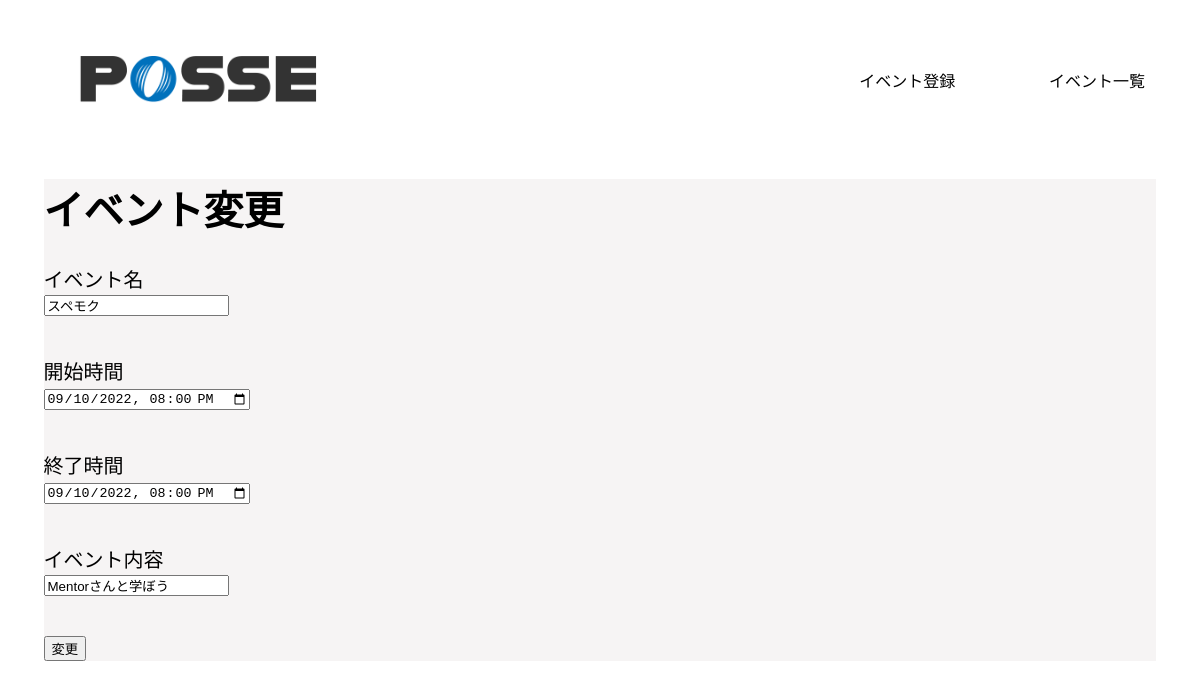
/admin/event_edit.php?id=3 (signed in), run on an earlier commit of the app's database.
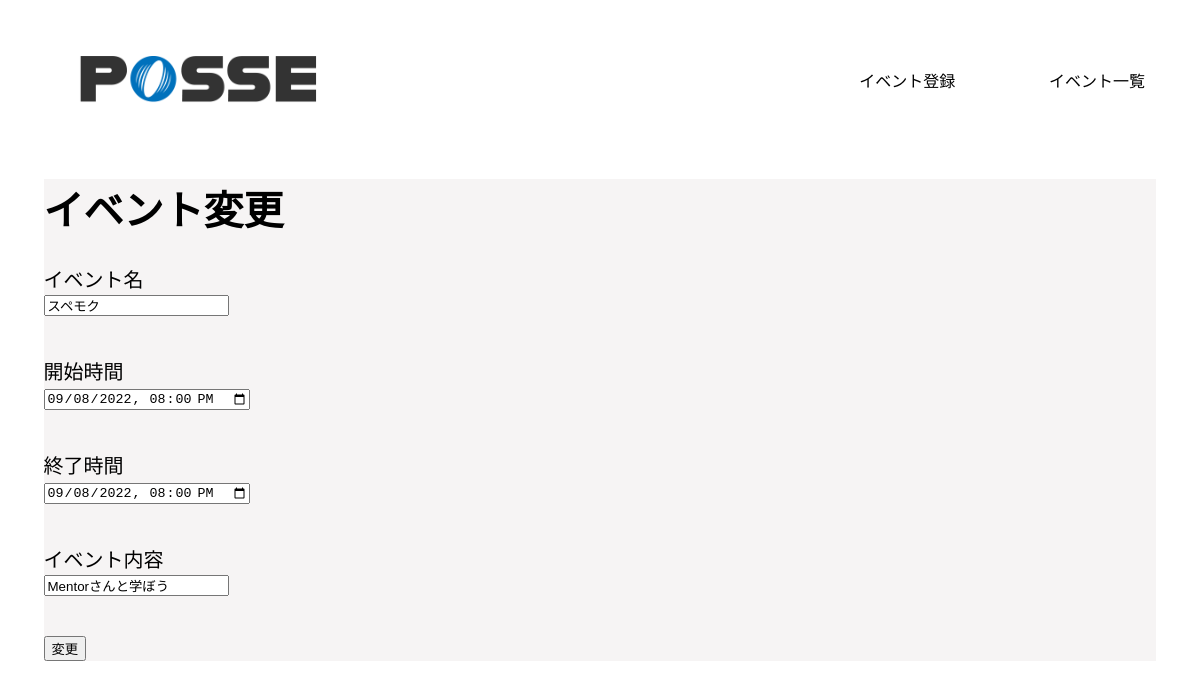
And on a later commit of the database.
### tables this page shows
CREATE TABLE events (
  id INT AUTO_INCREMENT NOT NULL PRIMARY KEY,
  name VARCHAR(255) NOT NULL,
  start_at DATETIME,
  end_at DATETIME,
  event_detail VARCHAR(255),
  created_at DATETIME DEFAULT CURRENT_TIMESTAMP,
  updated_at DATETIME DEFAULT CURRENT_TIMESTAMP ON UPDATE CURRENT_TIMESTAMP,
  deleted_at DATETIME
);

### src/admin/event_edit.php (the view, shortened to what this page needs)
<?php
require('../dbconnect.php');
if (isset($_GET['id'])) {
  $id = htmlspecialchars($_GET['id']);
  $stmt = $db->prepare('SELECT * FROM events WHERE id = ?');
  $stmt->execute(array($id));
  $event = $stmt->fetchAll(pdo::FETCH_ASSOC);
}
?>
<!DOCTYPE html>
<html lang="ja">
<head>
  <link rel="stylesheet" href="../admin/css/admin.css">
</head>
<body>
  <header>
    <div class="header_logo">
      <img src="../img/header-logo.png" alt="posseロゴ">
    </div>
    <div class="header_title">
      <p><a href="./event_registration.php">イベント登録</a></p>
    </div>
    <div class="header_title">
      <p><a href="./event_list.php">イベント一覧</a></p>
    </div>
  </header>
  <main>
    <div>
      <h1>イベント変更</h1>
    </div>
    <form action="./event_edit.php" method="POST" class="registration_form">
      <div>
        <p>イベント名<br><input name="name" type="text" value="<?php echo $event[0]['name'] ?>"></p>
      </div>
      <div>
        <p>開始時間<br><input name="start_at" type="datetime-local" value="<?php echo $event[0]['start_at'] ?>"></p>
      </div>
      <div>
        <p>終了時間<br><input name="end_at" type="datetime-local" value="<?php echo $event[0]['end_at'] ?>"></p>
      </div>
      <div>
        <p>イベント内容<br><input name="event_detail" type="text" value="<?php echo $event[0]['event_detail'] ?>"></p>
      </div>
      <div>
        <button name="update" type="submit">変更</button>
      </div>
      </form>
</main>
</body>
</html>

What changed in the data, as far as the page shows it:
changed events "スペモク": start_at "09/10/2022 20:00" → "09/08/2022 20:00"; end_at "09/10/2022 20:00" → "09/08/2022 20:00"
